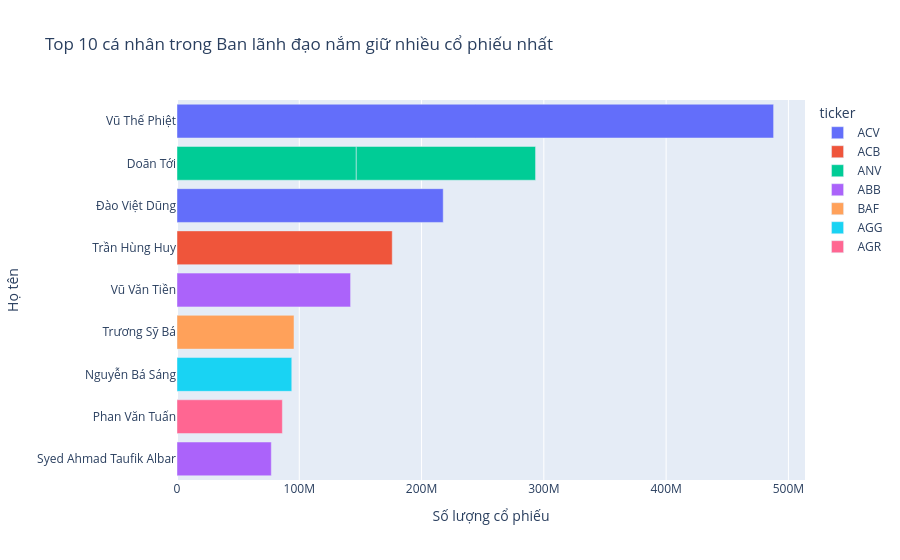

The notebook cell this image was saved under:
### Code cell
# Xem các cá nhân nắm giữ nhiều cổ phiếu nhất
top_holders = df.sort_values(by='total_shares', ascending=False).head(10)

fig = px.bar(top_holders, x='total_shares', y='person_name', color='ticker',
             title='Top 10 cá nhân trong Ban lãnh đạo nắm giữ nhiều cổ phiếu nhất',
             labels={'total_shares': 'Số lượng cổ phiếu', 'person_name': 'Họ tên'},
             orientation='h')
fig.update_layout(yaxis={'categoryorder':'total ascending'})
fig.show()

### Figure 1 — Plotly figure (JSON) as saved in the notebook; plotly's stock layout.template omitted (floating-point values rounded to 4 significant figures)
{"data": [{"alignmentgroup": "True", "hovertemplate": "ticker=ACV<br>Số lượng cổ phiếu=%{x}<br>Họ tên=%{y}<extra></extra>", "legendgroup": "ACV", "marker": {"color": "#636efa", "pattern": {"shape": ""}}, "name": "ACV", "offsetgroup": "ACV", "orientation": "h", "showlegend": true, "textposition": "auto", "type": "bar", "x": [487891271, 217721124], "xaxis": "x", "y": ["Vũ Thế Phiệt", "Đào Việt Dũng"], "yaxis": "y"}, {"alignmentgroup": "True", "hovertemplate": "ticker=ACB<br>Số lượng cổ phiếu=%{x}<br>Họ tên=%{y}<extra></extra>", "legendgroup": "ACB", "marker": {"color": "#EF553B", "pattern": {"shape": ""}}, "name": "ACB", "offsetgroup": "ACB", "orientation": "h", "showlegend": true, "textposition": "auto", "type": "bar", "x": [176021482], "xaxis": "x", "y": ["Trần Hùng Huy"], "yaxis": "y"}, {"alignmentgroup": "True", "hovertemplate": "ticker=ANV<br>Số lượng cổ phiếu=%{x}<br>Họ tên=%{y}<extra></extra>", "legendgroup": "ANV", "marker": {"color": "#00cc96", "pattern": {"shape": ""}}, "name": "ANV", "offsetgroup": "ANV", "orientation": "h", "showlegend": true, "textposition": "auto", "type": "bar", "x": [146610000, 146610000], "xaxis": "x", "y": ["Doãn Tới", "Doãn Tới"], "yaxis": "y"}, {"alignmentgroup": "True", "hovertemplate": "ticker=ABB<br>Số lượng cổ phiếu=%{x}<br>Họ tên=%{y}<extra></extra>", "legendgroup": "ABB", "marker": {"color": "#ab63fa", "pattern": {"shape": ""}}, "name": "ABB", "offsetgroup": "ABB", "orientation": "h", "showlegend": true, "textposition": "auto", "type": "bar", "x": [141954379, 77128888], "xaxis": "x", "y": ["Vũ Văn Tiền", "Syed Ahmad Taufik Albar"], "yaxis": "y"}, {"alignmentgroup": "True", "hovertemplate": "ticker=BAF<br>Số lượng cổ phiếu=%{x}<br>Họ tên=%{y}<extra></extra>", "legendgroup": "BAF", "marker": {"color": "#FFA15A", "pattern": {"shape": ""}}, "name": "BAF", "offsetgroup": "BAF", "orientation": "h", "showlegend": true, "textposition": "auto", "type": "bar", "x": [95681935], "xaxis": "x", "y": ["Trương Sỹ Bá"], "yaxis": "y"}, {"alignmentgroup": "True", "hovertemplate": "ticker=AGG<br>Số lượng cổ phiếu=%{x}<br>Họ tên=%{y}<extra></extra>", "legendgroup": "AGG", "marker": {"color": "#19d3f3", "pattern": {"shape": ""}}, "name": "AGG", "offsetgroup": "AGG", "orientation": "h", "showlegend": true, "textposition": "auto", "type": "bar", "x": [93858773], "xaxis": "x", "y": ["Nguyễn Bá Sáng"], "yaxis": "y"}, {"alignmentgroup": "True", "hovertemplate": "ticker=AGR<br>Số lượng cổ phiếu=%{x}<br>Họ tên=%{y}<extra></extra>", "legendgroup": "AGR", "marker": {"color": "#FF6692", "pattern": {"shape": ""}}, "name": "AGR", "offsetgroup": "AGR", "orientation": "h", "showlegend": true, "textposition": "auto", "type": "bar", "x": [86163268], "xaxis": "x", "y": ["Phan Văn Tuấn"], "yaxis": "y"}], "layout": {"barmode": "relative", "legend": {"title": {"text": "ticker"}, "tracegroupgap": 0}, "title": {"text": "Top 10 cá nhân trong Ban lãnh đạo nắm giữ nhiều cổ phiếu nhất"}, "xaxis": {"anchor": "y", "domain": [0, 1], "title": {"text": "Số lượng cổ phiếu"}}, "yaxis": {"anchor": "x", "categoryorder": "total ascending", "domain": [0, 1], "title": {"text": "Họ tên"}}}}
